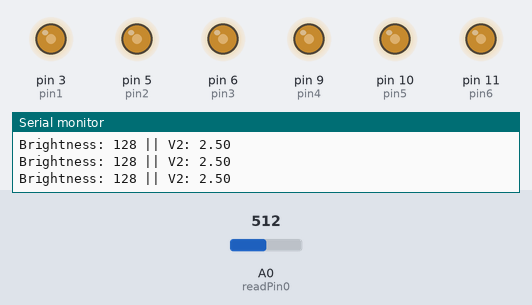
A sketch run on a simulated Arduino Uno, built with avr-gcc and run on an emulated ATmega328P. Shown: output pins drawn as LEDs (lit = HIGH), the last lines printed to the serial monitor. The inputs (shaded band) are chosen by the test bench; at power-on: A0 (readPin0) = 512.

Above: at 1.2 s.
1.3 s: A0 (readPin0) set to 716
At 2.5 s:
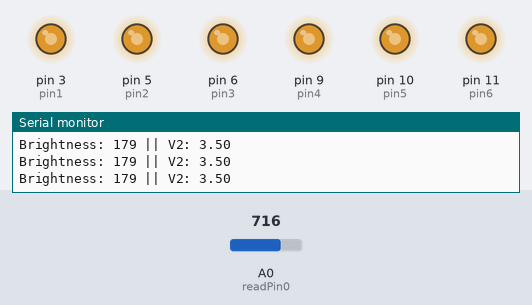
2.9 s: A0 (readPin0) set to 900
At 4.2 s:
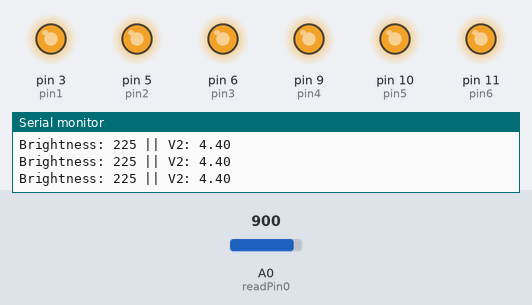
4.5 s: A0 (readPin0) set to 245
At 5.8 s:
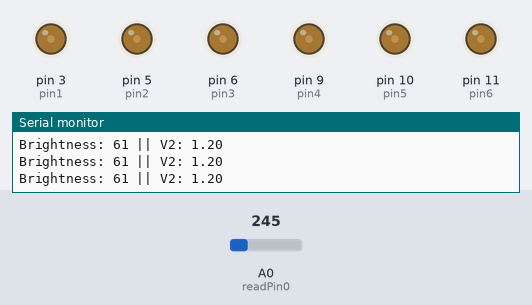
6.1 s: A0 (readPin0) set to 0
At 7.6 s:
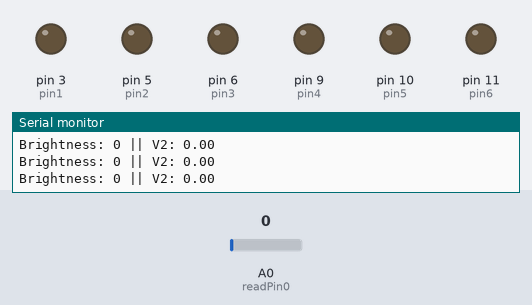
Timing chart, 0 to 8.7 s (numbered marks = the images above; inputs shaded):
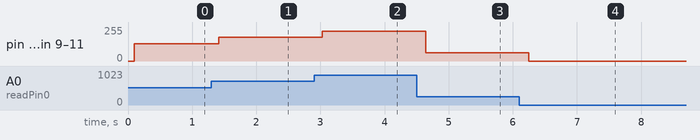

The sketch:

dimmer_thing.ino
```cpp
int pin1 = 3;
int pin2 = 5;
int pin3 = 6;
int pin4 = 9;
int pin5 = 10;
int pin6 = 11;
int readPin0 = A0;

int readVal;
float v2;
int brightnessVal;
int bufferTime = 100;

void updateRead() {
  brightnessVal = readVal / 4;
  if (brightnessVal > 255) {
    brightnessVal = 255;
  }
}

void changeBrightness(int pin) {
  analogWrite(pin, brightnessVal);
}

void setup() {
  pinMode(pin1, OUTPUT);
  pinMode(pin2, OUTPUT);
  pinMode(pin3, OUTPUT);
  pinMode(pin4, OUTPUT);
  pinMode(pin5, OUTPUT);
  pinMode(pin6, OUTPUT);
  pinMode(readPin0, INPUT);
  Serial.begin(9600);
}

void loop() {
  readVal = analogRead(readPin0);
  v2 = (5./1023.)*readVal;
  changeBrightness(pin1);
  changeBrightness(pin2);
  changeBrightness(pin3);
  changeBrightness(pin4);
  changeBrightness(pin5);
  changeBrightness(pin6);

  updateRead();
  Serial.print("Brightness: ");
  Serial.print(brightnessVal);
  Serial.print(" || ");
  Serial.print("V2: ");
  Serial.print(v2);

  Serial.print("\n");
  delay(bufferTime);
}
```

Measured:
- after the input at 1.3 s, pin 3 (pin1), pin 5 (pin2), pin 6 (pin3), pin 9 (pin4), pin 10 (pin5), pin 11 (pin6): 128/255 → 179/255 after 0.11 s
- after the input at 2.9 s, pin 3 (pin1), pin 5 (pin2), pin 6 (pin3), pin 9 (pin4), pin 10 (pin5), pin 11 (pin6): 179/255 → 225/255 after 0.13 s
- after the input at 4.5 s, pin 3 (pin1), pin 5 (pin2), pin 6 (pin3), pin 9 (pin4), pin 10 (pin5), pin 11 (pin6): 225/255 → 61/255 after 0.14 s
- after the input at 6.1 s, pin 3 (pin1), pin 5 (pin2), pin 6 (pin3), pin 9 (pin4), pin 10 (pin5), pin 11 (pin6): 61/255 → 0/255 after 0.15 s
